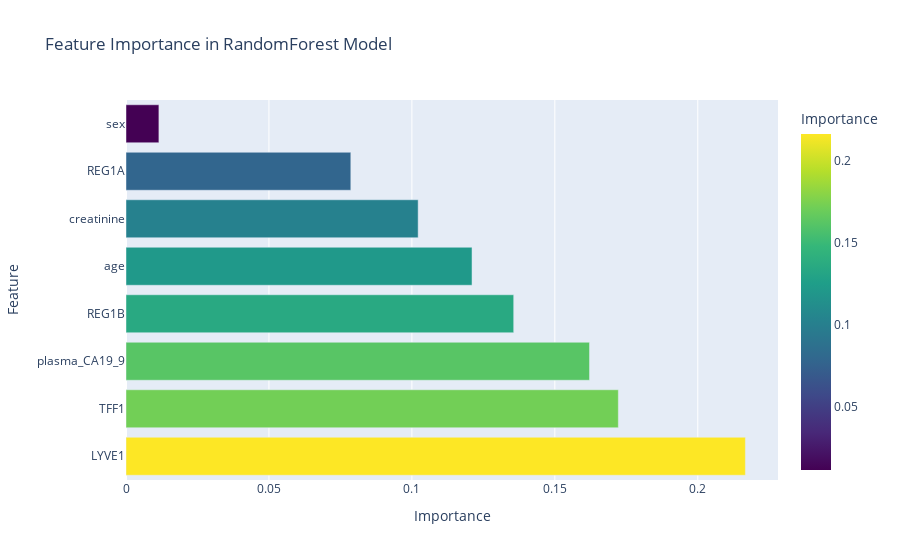

Notebook code cell kept with this figure:
### Code cell
feature_importances = model.feature_importances_

features_df = pd.DataFrame({'Feature': X_train.columns, 'Importance': feature_importances})

features_df = features_df.sort_values(by='Importance', ascending=False)

fig = px.bar(features_df, x='Importance', y='Feature', orientation='h',
             title='Feature Importance in RandomForest Model',
             labels={'Feature': 'Feature', 'Importance': 'Importance'},
             color='Importance',
             color_continuous_scale=px.colors.sequential.Viridis)

fig.show()

### Figure 1 — Plotly figure (JSON) as saved in the notebook; plotly's stock layout.template omitted (floating-point values rounded to 4 significant figures)
{"data": [{"alignmentgroup": "True", "hovertemplate": "Importance=%{marker.color}<br>Feature=%{y}<extra></extra>", "legendgroup": "", "marker": {"color": [0.2167, 0.1722, 0.1621, 0.1356, 0.121, 0.1022, 0.07864, 0.01151], "coloraxis": "coloraxis", "pattern": {"shape": ""}}, "name": "", "offsetgroup": "", "orientation": "h", "showlegend": false, "textposition": "auto", "type": "bar", "x": [0.2167, 0.1722, 0.1621, 0.1356, 0.121, 0.1022, 0.07864, 0.01151], "xaxis": "x", "y": ["LYVE1", "TFF1", "plasma_CA19_9", "REG1B", "age", "creatinine", "REG1A", "sex"], "yaxis": "y"}], "layout": {"autosize": true, "barmode": "relative", "coloraxis": {"colorbar": {"title": {"text": "Importance"}}, "colorscale": [[0, "#440154"], [0.1111, "#482878"], [0.2222, "#3e4989"], [0.3333, "#31688e"], [0.4444, "#26828e"], [0.5556, "#1f9e89"], [0.6667, "#35b779"], [0.7778, "#6ece58"], [0.8889, "#b5de2b"], [1, "#fde725"]]}, "legend": {"tracegroupgap": 0}, "title": {"text": "Feature Importance in RandomForest Model"}, "xaxis": {"anchor": "y", "autorange": true, "domain": [0, 1], "range": [0, 0.2281], "title": {"text": "Importance"}, "type": "linear"}, "yaxis": {"anchor": "x", "autorange": true, "domain": [0, 1], "range": [-0.5, 7.5], "title": {"text": "Feature"}, "type": "category"}}}
